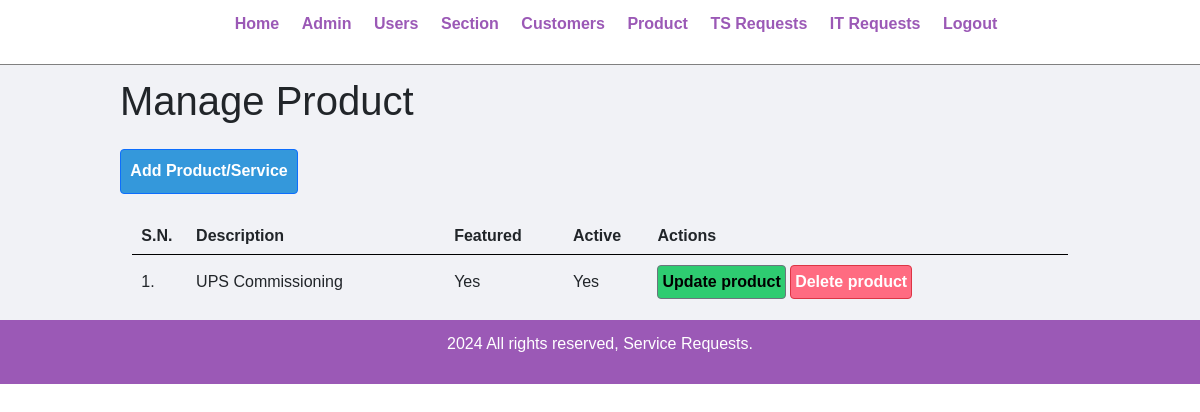
The app's page /manage-product.php (signed in), older data.
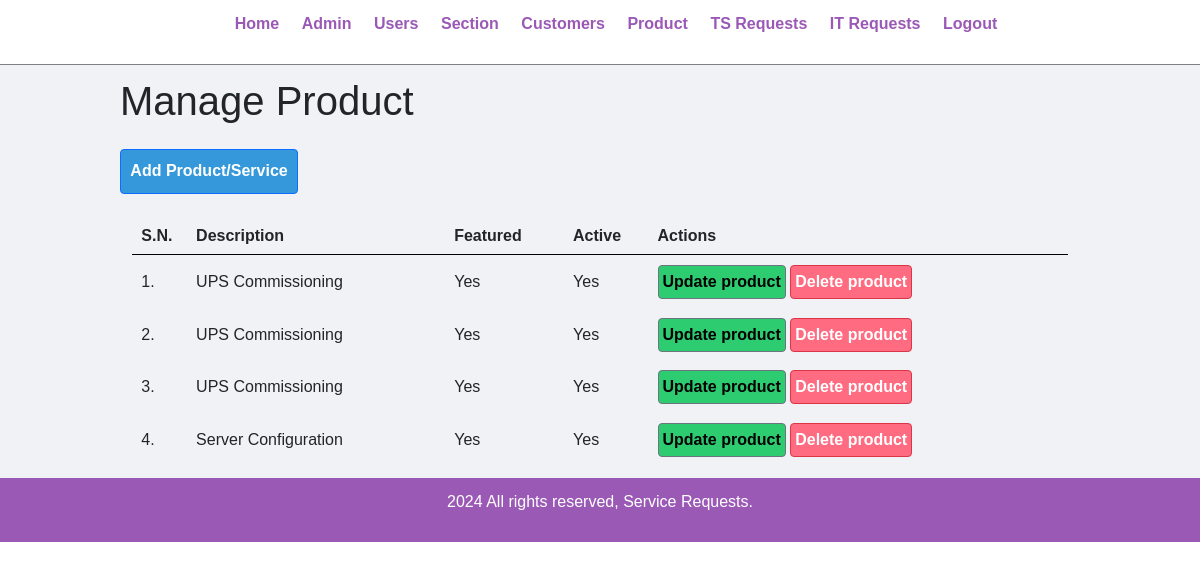
The same page, newer data.
### tables this page shows
CREATE TABLE `tbl_product` (
  `id` int(10) UNSIGNED NOT NULL,
  `title` varchar(100) NOT NULL,
  `description` text NOT NULL,
  `price` double NOT NULL,
  `image_name` varchar(255) NOT NULL,
  `section_id` int(10) UNSIGNED NOT NULL,
  `featured` varchar(10) NOT NULL,
  `active` varchar(10) NOT NULL
);

### manage-product.php (the view, shortened to what this page needs)
<?php include('partials/menu.php'); ?>
    <div class="main-content">
        <div class="wrapper">
            <h1 class="row mb-4">Manage Product</h1>
            <a href="<?php echo SITEURL; ?>add-product.php" class="btn btn-primary col-sm-1.2 row mb-4">Add Product/Service</a>
            <table class="tbl-full">
                <tr>
                    <th>S.N.</th>
                    <th>Description</th>
                    <th>Featured</th>
                    <th>Active</th>
                    <th>Actions</th>
                </tr>
                <?php
                    $sql = "SELECT * FROM tbl_product";
                    $res = mysqli_query($conn, $sql);
                    $count = mysqli_num_rows($res);
                    $sn=1;
                    if($count>0)
                    {
                        while($row=mysqli_fetch_assoc($res))
                        {
                            $id = $row['id'];
                            $title = $row['title'];
                            $featured = $row['featured'];
                            $active = $row['active'];
                            ?>
                            <tr>
                                <td><?php echo $sn++; ?>. </td>
                                <td><?php echo $title; ?></td>
                                <td><?php echo $featured; ?></td>
                                <td><?php echo $active; ?></td>
                                <td>
                                    <a href="<?php echo SITEURL; ?>update-product.php?id=<?php echo $id; ?>" class="btn btn-secondary col-sm-2.5">Update product</a>
                                    <a href="<?php echo SITEURL; ?>delete-product.php?id=<?php echo $id; ?>" class="btn btn-danger col-sm-2.5">Delete product</a>
                                </td>
                            </tr>
                            <?php
                        }
                    }
                    else
                    {
                        echo "<tr> <td colspan='7' class='error'> product not Added Yet. </td> </tr>";
                    }
                ?>
            </table>
        </div>
    </div>
    <?php include('partials/footer.php'); ?>

### partials/menu.php (shortened to what this page needs)
<html>
<head>
    <link href="https://cdn.jsdelivr.net/npm/bootstrap@5.0.2/dist/css/bootstrap.min.css" rel="stylesheet">
    <link rel="stylesheet" href="css/admin.css">
</head>
<body>
    <div class="menu text-center">
        <div class="wrapper">
            <ul>
                <li><a href="index.php">Home</a></li>
                <li><a href="manage-admin.php">Admin</a></li>
                <li><a href="manage-user.php">Users</a></li>
                <li><a href="manage-section.php">Section</a></li>
                <li><a href="manage-customer.php">Customers</a></li>
                <li><a href="manage-product.php">Product</a></li>
                <li><a href="manage-request.php">TS Requests</a></li>
                <li><a href="manage-it-request.php">IT Requests</a></li>
                <li><a href="logout.php">Logout</a></li>
            </ul>
        </div>
    </div>

### partials/footer.php
<div class="footer">
            <div class="wrapper">
                <p class="text-center">2024 All rights reserved, Service Requests.</a></p>
            </div>
        </div>
    </body>
</html>

### css/admin.css (style rules this page uses)
* { margin: 0; padding: 0; font-family: Arial, Helvetica, sans-serif; }
.wrapper { padding: 1%; width: 80%; margin: 0 auto; }
.text-center { text-align: center; }
.tbl-full { width: 100%; }
table tr th { border-bottom: 1px solid black; padding: 1%; text-align: left; }
table tr td { padding: 1%; }
.btn-primary { background-color: #3498db; padding: 1%; color: white; text-decoration: none; font-weight: bold; }
.btn-secondary { background-color: #2ecc71; padding: 1%; color: black; text-decoration: none; font-weight: bold; }
.btn-danger { background-color: #ff6b81; padding: 1%; color: white; text-decoration: none; font-weight: bold; }
.menu { border-bottom: 1px solid grey; }
.menu ul { list-style-type: none; }
.menu ul li { display: inline; padding: 1%; }
.menu ul li a { text-decoration: none; font-weight: bold; color: #9b59b6; }
.main-content { background-color: #f1f2f6; }
.footer { background-color: #9b59b6; color: white; }

Row changes from the older to the newer data that the page shows:
added tbl_product: title "UPS Commissioning", featured "Yes", active "Yes"
added tbl_product: title "UPS Commissioning", featured "Yes", active "Yes"
added tbl_product: title "Server Configuration", featured "Yes", active "Yes"
